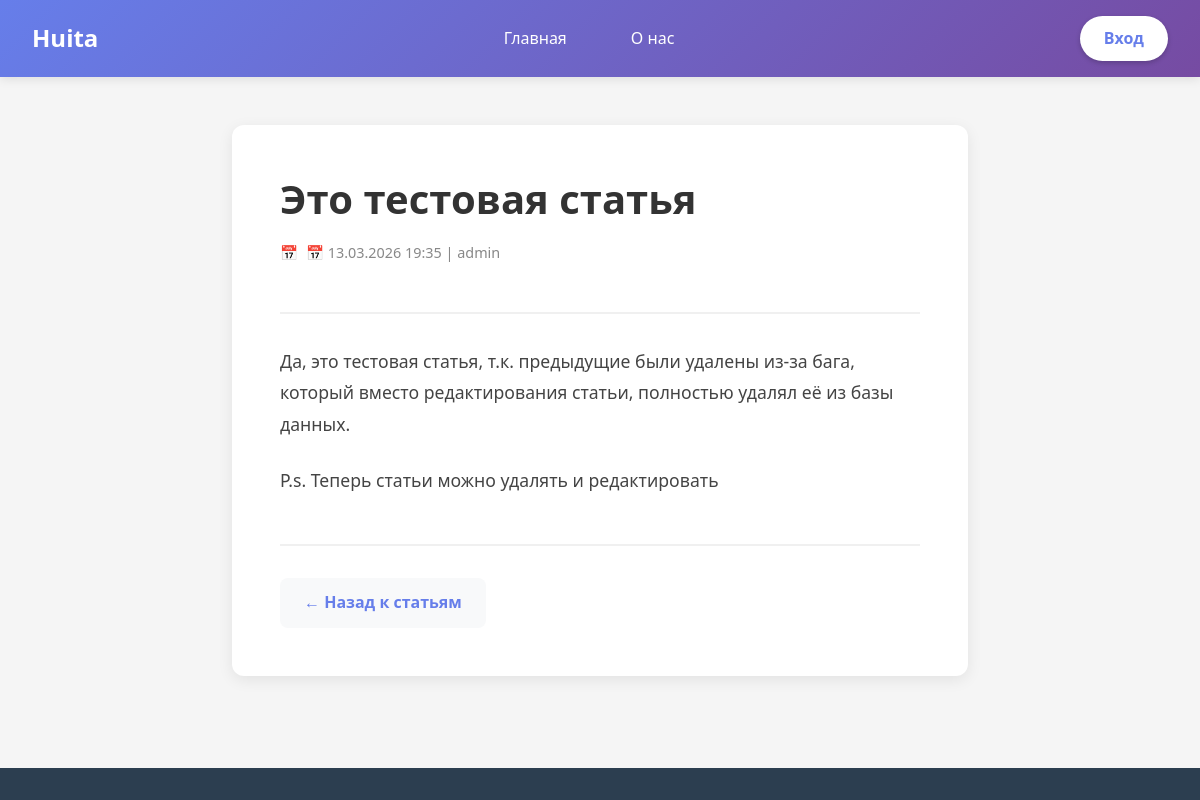
The app's page /publication/23/ with its own data.
### landing/models.py (models this page shows, shortened)
class Publication(models.Model):
    name = models.CharField(max_length = 250)
    text = models.TextField()
    date = models.DateTimeField(auto_now_add=True)
    author = models.ForeignKey(User, on_delete=models.CASCADE, null=True, blank=True, related_name='articles')

### landing/views.py (the view)
# urls.py: path('publication/<int:id>/', views.artViev, name='article_detail'),
def artViev(request, id):
    article = get_object_or_404(Publication, id = id)
    return render(request, 'landing/article_detail.html', {'article': article})

### landing/templates/landing/article_detail.html (shortened to what this page needs)
{% load static %}
<!DOCTYPE html>
<html lang="ru">
<head>
    <link rel="stylesheet" href="{% static 'landing/css/landing.css' %}">
    <link rel="stylesheet" href="{% static 'landing/css/articles.css' %}">
</head>
<body>
    <header class="header">
        <nav class="navbar">
            <a href="{% url 'main' %}" class="logo">Huita</a>
            <ul class="nav-menu">
                <li><a href="{% url 'main' %}">Главная</a></li>
                <li><a href="#about">О нас</a></li>
            </ul>
            <div class="nav-right">
                {% if user.is_authenticated %}
                    <a href="/profile/" class="btn-login">{{ user.username }}</a>
                {% else %}
                    <a href="/login" class="btn-login">Вход</a>
                {% endif %}
            </div>
        </nav>
    </header>
    <main class="article-main">
        <article class="article-detail">
            <div class="article-header">
                <h1>{{ article.name }}</h1>
                <div class="article-meta">
                    <span class="article-date">📅 {{ article.date|date:"d.m.Y H:i" }} | {{article.author}}</span>
                </div>
            </div>
            <div class="article-content">
                {{ article.text|linebreaks }}
            </div>
            <div class="article-footer">
                <a href="{% url 'main' %}" class="btn-back">← Назад к статьям</a>
            </div>
        </article>
    </main>
    <footer class="footer">
    </footer>
</body>
</html>

### landing/static/landing/css/landing.css (style rules this page uses)
* { margin: 0; padding: 0; box-sizing: border-box; }
body { font-family: 'Segoe UI', Tahoma, Geneva, Verdana, sans-serif; line-height: 1.6; min-height: 100vh; display: flex; flex-direction: column; background-color: #f5f5f5; }
.header { background: linear-gradient(135deg, #667eea 0%, #764ba2 100%); box-shadow: 0 2px 10px rgba(0, 0, 0, 0.1); position: sticky; top: 0; z-index: 1000; }
.navbar { max-width: 1200px; margin: 0 auto; padding: 1rem 2rem; display: flex; justify-content: space-between; align-items: center; }
.logo { font-size: 1.5rem; font-weight: bold; color: white; text-decoration: none; }
.nav-menu { display: flex; list-style: none; gap: 2rem; }
.nav-menu li a { color: white; text-decoration: none; font-weight: 500; padding: 0.5rem 1rem; border-radius: 5px; transition: background-color 0.3s ease; }
.nav-right { display: flex; align-items: center; }
.btn-login { background-color: white; color: #667eea; padding: 0.6rem 1.5rem; border-radius: 25px; text-decoration: none; font-weight: 600; transition: all 0.3s ease; box-shadow: 0 2px 5px rgba(0, 0, 0, 0.2); }
.article-date { color: #888; font-size: 0.9rem; margin-bottom: 1rem; display: flex; align-items: center; gap: 0.5rem; }
.article-date::before { content: '📅'; }
.footer { background-color: #2c3e50; color: white; padding: 2rem 0 0 0; margin-top: auto; }

### landing/static/landing/css/articles.css (style rules this page uses)
.article-main { flex: 1; max-width: 800px; margin: 0 auto; padding: 3rem 2rem; }
.article-detail { background: white; border-radius: 12px; box-shadow: 0 4px 15px rgba(0, 0, 0, 0.08); padding: 3rem; }
.article-header { margin-bottom: 2rem; padding-bottom: 2rem; border-bottom: 2px solid #f0f0f0; }
.article-header h1 { font-size: 2.5rem; color: #333; margin-bottom: 1rem; line-height: 1.3; }
.article-meta { display: flex; gap: 1.5rem; color: #888; font-size: 0.95rem; }
.article-date { display: flex; align-items: center; gap: 0.5rem; }
.article-content { font-size: 1.1rem; line-height: 1.8; color: #444; }
.article-content p { margin-bottom: 1.5rem; }
.article-footer { margin-top: 3rem; padding-top: 2rem; border-top: 2px solid #f0f0f0; }
.btn-back { display: inline-flex; align-items: center; gap: 0.5rem; color: #667eea; text-decoration: none; font-weight: 600; padding: 0.75rem 1.5rem; background: #f8f9fa; border-radius: 8px; transition: all 0.3s ease; }

### records on screen
Publication: name "Это тестовая статья", date "13.03.2026 19:35", author "admin", text "Да, это тестовая статья, т.к. предыдущие были удалены из-за бага, который вместо редактирования статьи, полностью удалял её из базы данных. P.s. Теперь статьи можно удалять и редактировать"
